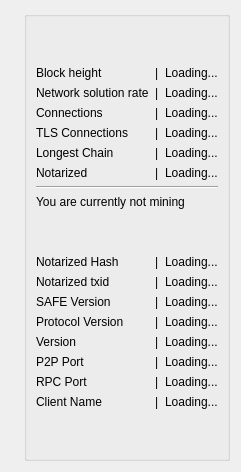
      <widget class="QWidget" name="tab_6">
       <attribute name="title">
        <string>safecoind</string>
       </attribute>
       <layout class="QVBoxLayout" name="verticalLayout_7">
        <item>
         <layout class="QHBoxLayout" name="horizontalLayout_14">
          <item>
           <widget class="FilledIconLabel" name="safecoinlogo">
            <property name="sizePolicy">
             <sizepolicy hsizetype="Expanding" vsizetype="Expanding">
              <horstretch>0</horstretch>
              <verstretch>0</verstretch>
             </sizepolicy>
            </property>
            <property name="text">
             <string/>
            </property>
            <property name="scaledContents">
             <bool>false</bool>
            </property>
           </widget>
          </item>
          <item>
           <widget class="QGroupBox" name="groupBox_7">
            <property name="title">
             <string/>
            </property>
            <layout class="QGridLayout" name="gridLayout_9">
             <item row="12" column="0" colspan="3">
              <widget class="Line" name="line_2">
               <property name="orientation">
                <enum>Qt::Horizontal</enum>
               </property>
              </widget>
             </item>
             <item row="21" column="1">
              <widget class="QLabel" name="rpcportpacer">
               <property name="text">
                <string>|</string>
               </property>
              </widget>
             </item>
             <item row="20" column="0">
              <widget class="QLabel" name="p2pportlabel">
               <property name="text">
                <string>P2P Port</string>
               </property>
              </widget>
             </item>
             <item row="19" column="0">
              <widget class="QLabel" name="versionlabel">
               <property name="text">
                <string>Version</string>
               </property>
              </widget>
             </item>
             <item row="22" column="2">
              <widget class="QLabel" name="clientname">
               <property name="text">
                <string>Loading...</string>
               </property>
              </widget>
             </item>
             <item row="19" column="1">
              <widget class="QLabel" name="versionpacer">
               <property name="text">
                <string>|</string>
               </property>
              </widget>
             </item>
             <item row="20" column="2">
              <widget class="QLabel" name="p2pport">
               <property name="text">
                <string>Loading...</string>
               </property>
              </widget>
             </item>
             <item row="15" column="2">
              <widget class="QLabel" name="notarizedhashvalue">
               <property name="text">
                <string>Loading...</string>
               </property>
              </widget>
             </item>
             <item row="15" column="0">
              <widget class="QLabel" name="notarizedhashlabel">
               <property name="text">
                <string>Notarized Hash</string>
               </property>
              </widget>
             </item>
             <item row="13" column="0" colspan="3">
              <widget class="QLabel" name="notmininglable">
               <property name="text">
                <string>You are currently not mining</string>
               </property>
              </widget>
             </item>
             <item row="18" column="1">
              <widget class="QLabel" name="protocolversionpacer">
               <property name="text">
                <string>|</string>
               </property>
              </widget>
             </item>
             <item row="2" column="2">
              <widget class="QLabel" name="solrate">
               <property name="text">
                <string>Loading...</string>
               </property>
              </widget>
             </item>
             <item row="2" column="0">
              <widget class="QLabel" name="nsolutionlable">
               <property name="text">
                <string>Network solution rate</string>
               </property>
              </widget>
             </item>
             <item row="18" column="0">
              <widget class="QLabel" name="protocolversionlabel">
               <property name="text">
                <string>Protocol Version</string>
               </property>
              </widget>
             </item>
             <item row="22" column="1">
              <widget class="QLabel" name="clientnamepacer">
               <property name="text">
                <string>|</string>
               </property>
              </widget>
             </item>
             <item row="17" column="1">
              <widget class="QLabel" name="safeversionpacer">
               <property name="text">
                <string>|</string>
               </property>
              </widget>
             </item>
             <item row="15" column="1">
              <widget class="QLabel" name="notarizedhashspacer">
               <property name="text">
                <string>|</string>
               </property>
              </widget>
             </item>
             <item row="4" column="1">
              <widget class="QLabel" name="tls_connectionspacer">
               <property name="text">
                <string>|</string>
               </property>
              </widget>
             </item>
             <item row="3" column="2">
              <widget class="QLabel" name="numconnections">
               <property name="text">
                <string>Loading...</string>
               </property>
              </widget>
             </item>
             <item row="16" column="2">
              <widget class="QLabel" name="notarizedtxidvalue">
               <property name="text">
                <string>Loading...</string>
               </property>
              </widget>
             </item>
             <item row="16" column="0">
              <widget class="QLabel" name="notarizedtxidlabel">
               <property name="text">
                <string>Notarized txid</string>
               </property>
              </widget>
             </item>
             <item row="19" column="2">
              <widget class="QLabel" name="version">
               <property name="text">
                <string>Loading...</string>
               </property>
              </widget>
             </item>
             <item row="1" column="1">
              <widget class="QLabel" name="blockheightspacer">
               <property name="text">
                <string>|</string>
               </property>
              </widget>
             </item>
             <item row="3" column="1">
              <widget class="QLabel" name="connectionsspacer">
               <property name="text">
                <string>|</string>
               </property>
              </widget>
             </item>
             <item row="18" column="2">
              <widget class="QLabel" name="protocolversion">
               <property name="text">
                <string>Loading...</string>
               </property>
              </widget>
             </item>
             <item row="22" column="0">
              <widget class="QLabel" name="clientnamelabel">
               <property name="text">
                <string>Client Name</string>
               </property>
              </widget>
             </item>
             <item row="1" column="2">
              <widget class="QLabel" name="blockheight">
               <property name="text">
                <string>Loading...</string>
               </property>
              </widget>
             </item>
             <item row="3" column="0">
              <widget class="QLabel" name="connectionslable">
               <property name="text">
                <string>Connections</string>
               </property>
              </widget>
             </item>
             <item row="16" column="1">
              <widget class="QLabel" name="notarizedtxidspacer">
               <property name="text">
                <string>|</string>
               </property>
              </widget>
             </item>
             <item row="17" column="2">
              <widget class="QLabel" name="safeversion">
               <property name="text">
                <string>Loading...</string>
               </property>
              </widget>
             </item>
             <item row="4" column="0">
              <widget class="QLabel" name="tls_connectionslabel">
               <property name="text">
                <string>TLS Connections</string>
               </property>
              </widget>
             </item>
             <item row="17" column="0">
              <widget class="QLabel" name="safeversionlabel">
               <property name="text">
                <string>SAFE Version</string>
               </property>
              </widget>
             </item>
             <item row="23" column="0" colspan="3">
              <spacer name="verticalSpacer_4">
               <property name="orientation">
                <enum>Qt::Vertical</enum>
               </property>
               <property name="sizeHint" stdset="0">
                <size>
                 <width>20</width>
                 <height>40</height>
                </size>
               </property>
              </spacer>
             </item>
             <item row="20" column="1">
              <widget class="QLabel" name="p2pportpacer">
               <property name="text">
                <string>|</string>
               </property>
              </widget>
             </item>
             <item row="2" column="1">
              <widget class="QLabel" name="nsolutionspacer">
               <property name="text">
                <string>|</string>
               </property>
              </widget>
             </item>
             <item row="21" column="0">
              <widget class="QLabel" name="rpcportlabel">
               <property name="text">
                <string>RPC Port</string>
               </property>
              </widget>
             </item>
             <item row="0" column="0">
              <spacer name="verticalSpacer_3">
               <property name="orientation">
                <enum>Qt::Vertical</enum>
               </property>
               <property name="sizeHint" stdset="0">
                <size>
                 <width>20</width>
                 <height>40</height>
                </size>
               </property>
              </spacer>
             </item>
             <item row="1" column="0">
              <widget class="QLabel" name="heightLabel">
               <property name="text">
                <string>Block height</string>
               </property>
              </widget>
             </item>
             <item row="21" column="2">
              <widget class="QLabel" name="rpcport">
               <property name="text">
                <string>Loading...</string>
               </property>
              </widget>
             </item>
             <item row="4" column="2">
              <widget class="QLabel" name="tls_connections">
               <property name="text">
                <string>Loading...</string>
               </property>
              </widget>
             </item>
             <item row="14" column="0" colspan="3">
              <spacer name="verticalSpacer_7">
               <property name="orientation">
                <enum>Qt::Vertical</enum>
               </property>
               <property name="sizeHint" stdset="0">
                <size>
                 <width>20</width>
                 <height>40</height>
                </size>
               </property>
              </spacer>
             </item>
             <item row="5" column="0">
              <widget class="QLabel" name="longestlable">
               <property name="text">
                <string>Longest Chain</string>
               </property>
              </widget>
             </item>
             <item row="5" column="1">
              <widget class="QLabel" name="longestspacer">
               <property name="text">
                <string>|</string>
               </property>
              </widget>
             </item>
             <item row="5" column="2">
              <widget class="QLabel" name="longestchain">
               <property name="text">
                <string>Loading...</string>
               </property>
              </widget>
             </item>
             <item row="6" column="0">
              <widget class="QLabel" name="notarizedlable">
               <property name="text">
                <string>Notarized</string>
               </property>
              </widget>
             </item>
             <item row="6" column="1">
              <widget class="QLabel" name="notarizedspacer">
               <property name="text">
                <string>|</string>
               </property>
              </widget>
             </item>
             <item row="6" column="2">
              <widget class="QLabel" name="notarized">
               <property name="text">
                <string>Loading...</string>
               </property>
              </widget>
             </item>
            </layout>
           </widget>
          </item>
         </layout>
        </item>
       </layout>
      </widget>
